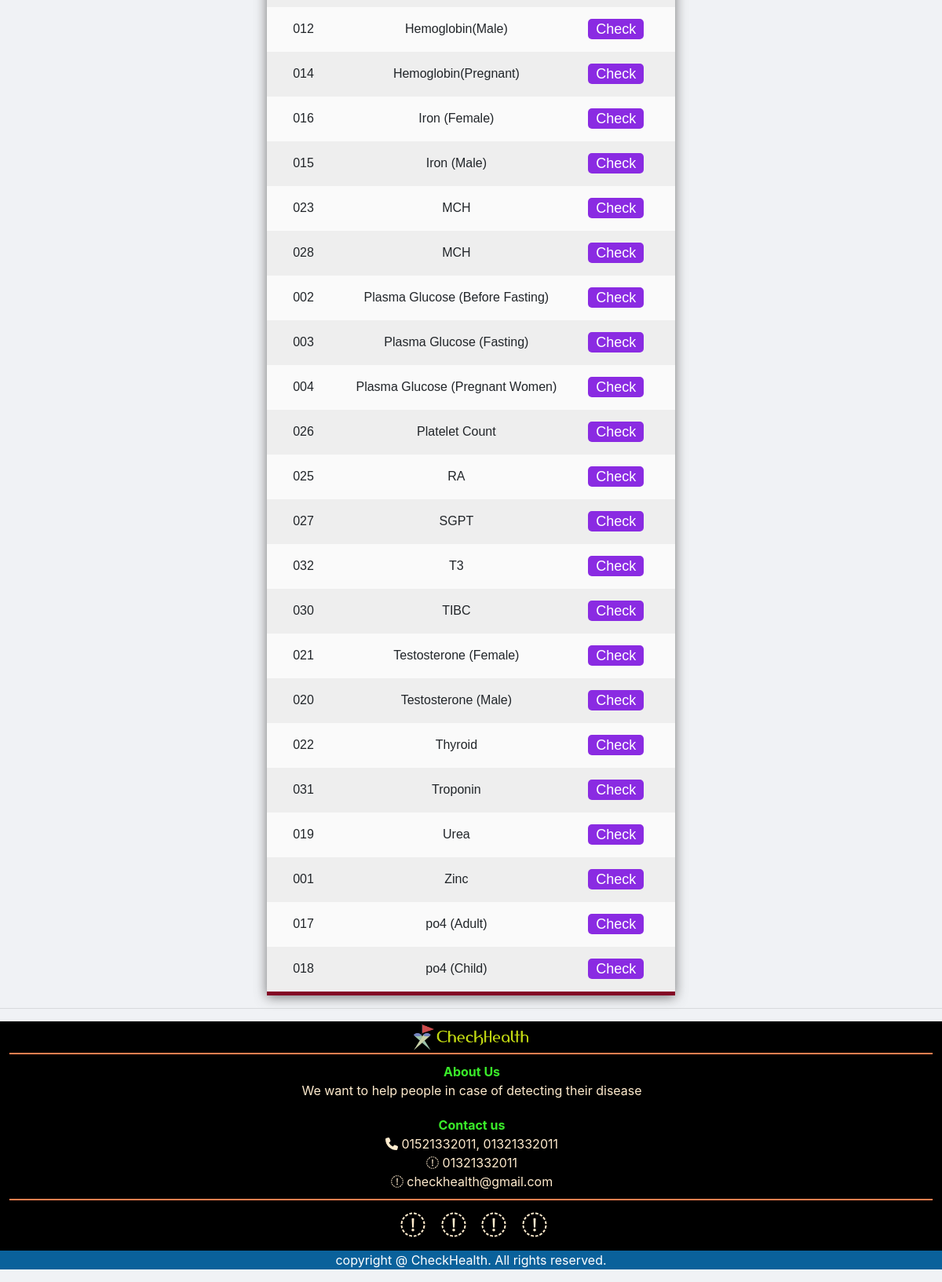
/show (lower part), run on an earlier commit of the app's database.
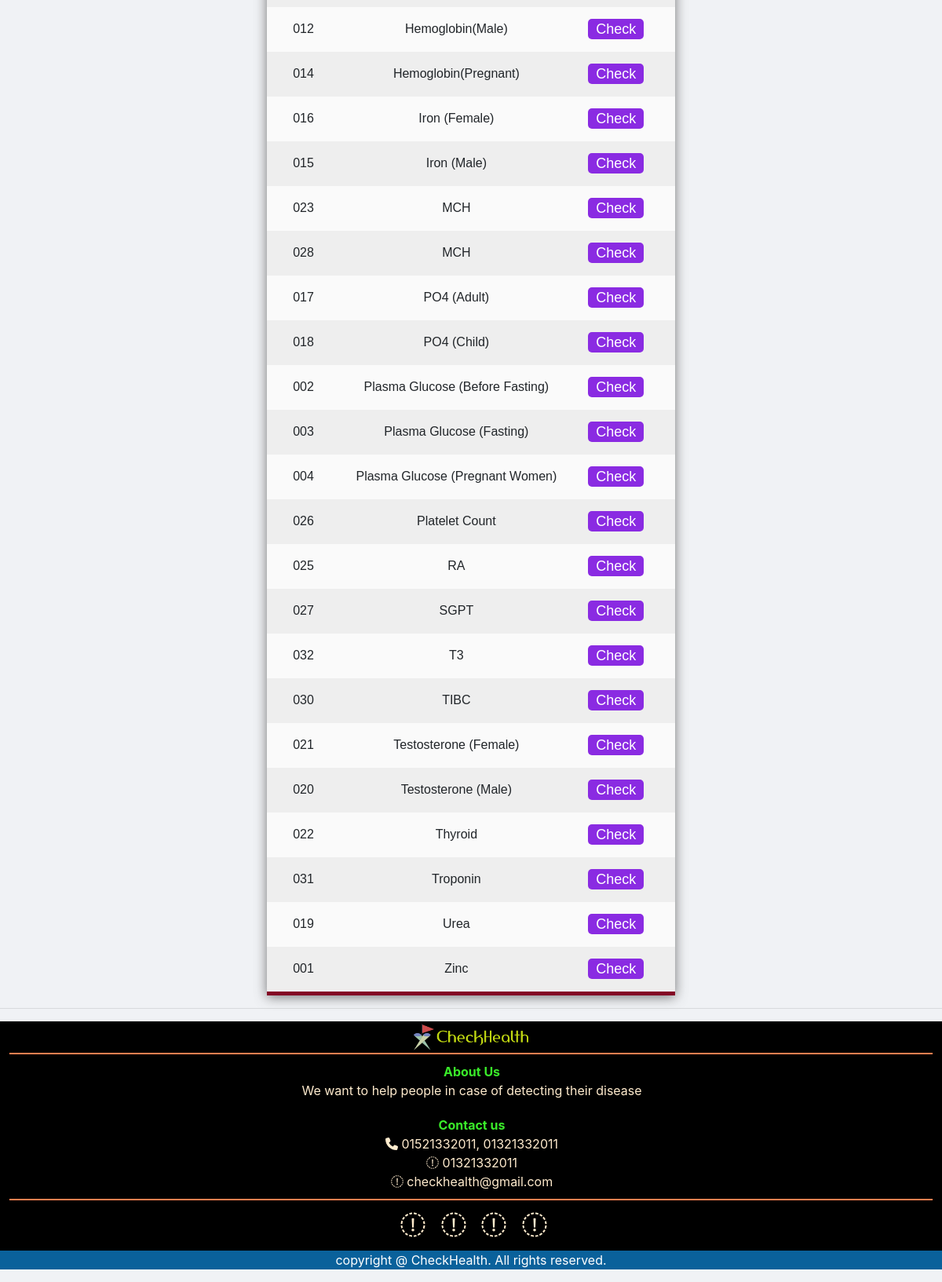
And on a later commit of the database.
### SARZS/models.py (models this page shows)
class test(models.Model):
    tid = models.CharField(max_length=10, null=True)
    Test_Name = models.CharField(max_length=100, null=True)
    tmin = models.FloatField()
    tmax = models.FloatField()
    treference = models.CharField(max_length=100, null=True)
    tunit = models.CharField(max_length=100, null=True)
    tdoctor = models.CharField(max_length=100, null=True)
    tdescription = models.TextField(null=True)
    thigh_disease = models.CharField(max_length=100, null=True)
    tlow_disease = models.CharField(max_length=100, null=True)
    thigh_advice = models.TextField(null=True)
    tlow_advice = models.TextField(null=True)

### SARZS/views.py (the view)
# urls.py: path('show', show, name='show'),
def show(request):
    table_test = test.objects.all().order_by("Test_Name")
    myFilter = testFilter(request.GET, queryset=table_test)
    table_test = myFilter.qs
    return render(request, 'htmls/show.html', {'table_test': table_test, 'myFilter': myFilter})

### SARZS/templates/htmls/show.html (shortened to what this page needs)
{% extends 'htmls/main.html' %}
{% block content %}
{% load static %}
<head>
    <link rel="stylesheet" type="text/css" href="{% static '/css/main.css' %}">
</head>
<body>
    <table>
        {% for i in table_test %}
        <tr>
            <td>{{ i.tid }}</td>
            <td >{{ i.Test_Name }}</td>
            <td>
                <a class="normal_button" href="{% url 'check' i.id %}">Check</a>
            </td>
        </tr>
        {% endfor %}
    </table>
</body>
{% endblock %}

What changed in the data, as far as the page shows it:
changed test: Test_Name "po4 (Adult)" → "PO4 (Adult)"; moves up the list
changed test: Test_Name "po4 (Child)" → "PO4 (Child)"; moves up the list
